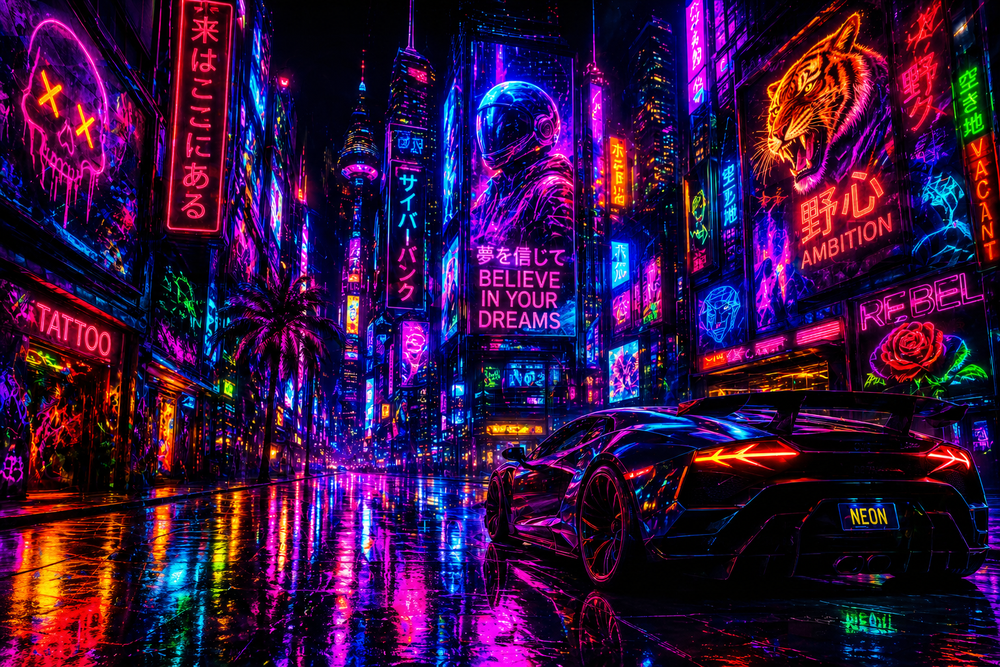
#> input picture pics/input.png, 1000 x 667 px, shrunk from 1536 x 1024 before the run
$ python main.py
#> lines starting #> are read from the running program, lines starting #| are printed output that depends on the picture
#> further down, input_image is the input picture: shape (667, 1000, 3); mean B, G, R 63.3, 17.9, 54.1
"""
@file main.py
@brief CMYK color space processing and analysis

@author
    Muhammad Umer Khan
    Muhammad Abdullah Raja

@date 24.04.2025

@details
- Converts BGR to CMYK
- Displays CMYK components
- Estimates ink consumption
- Limits ink usage
- Converts back to BGR
- Performs Delta-E analysis

@references
[1] Sharma et al., "CIEDE2000", 2005
[2] Adobe PostScript Language Reference, 3rd Ed.
"""

import cv2 as cv
import numpy as np
import sys
import colour
import os


MAX_INK_CONSUMTION_VALUE = 250

def bgr_to_cmyk(input_image):
    """
    Convert a BGR image to the CMYK color space.

    @param input_image numpy.ndarray (H, W, 3)
        Input image in BGR format with values in range [0, 255].

    @return numpy.ndarray (H, W, 4)
        Output image in CMYK format with values in range [0, 1].

    @note Uses an epsilon guard when K ≈ 1 to prevent division by zero.

    @see Adobe Systems, "PostScript Language Reference", 3rd Ed.,
         Section 7.2 for CMYK color space conversions.
    """

    # Normalizing bgr components since cmyk requires values between 0-1
    blue_norm, green_norm, red_norm = cv.split(input_image.astype(np.float32)/255)

    black = 1 - np.maximum(np.maximum(blue_norm, green_norm), red_norm)

    cyan = np.zeros_like(black)
    magenta = np.zeros_like(black)
    yellow = np.zeros_like(black)

    # Calculation of CMYK matrices
    for i in range(black.shape[0]):
        for j in range(black.shape[1]):

            epsilon = 1e-7
            if black[i][j] >= 1 - epsilon:             # If black component value is one or closer it results in undefined/ very large value for other components
                cyan[i][j] = 0
                magenta[i][j] = 0
                yellow[i][j] = 0

            else:
                cyan[i][j] = (1 - red_norm[i][j] - black[i][j])/(1 - black[i][j])
                magenta[i][j] = (1 - green_norm[i][j] - black[i][j])/(1 - black[i][j])
                yellow[i][j] = (1 - blue_norm[i][j] - black[i][j])/(1 - black[i][j])
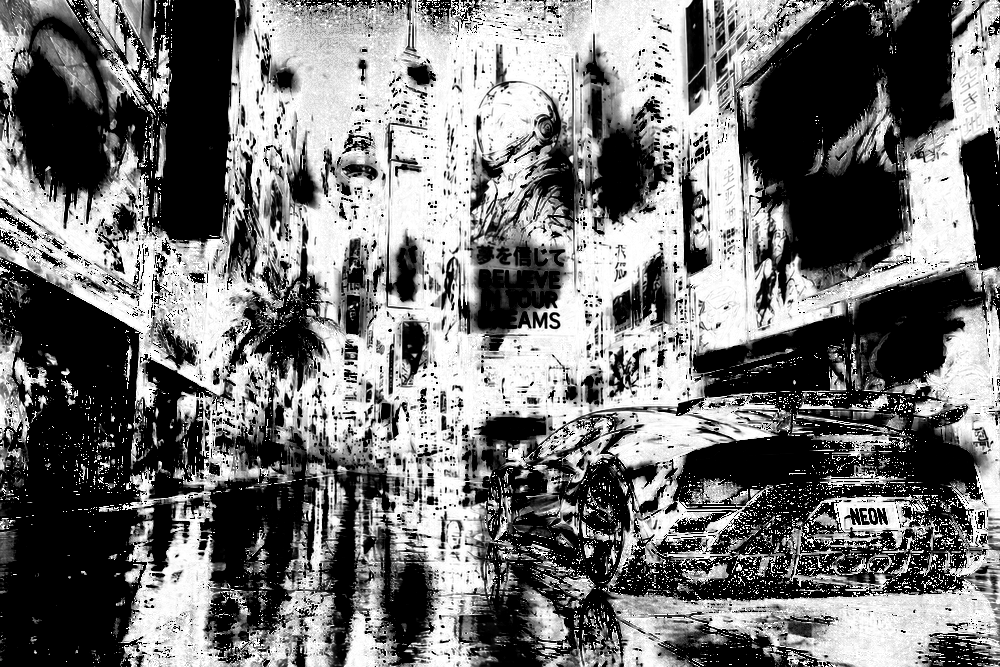
#> cyan: shape (667, 1000) float32; min -1.19e-07, max 1, mean 0.457; drawn with min black and max white
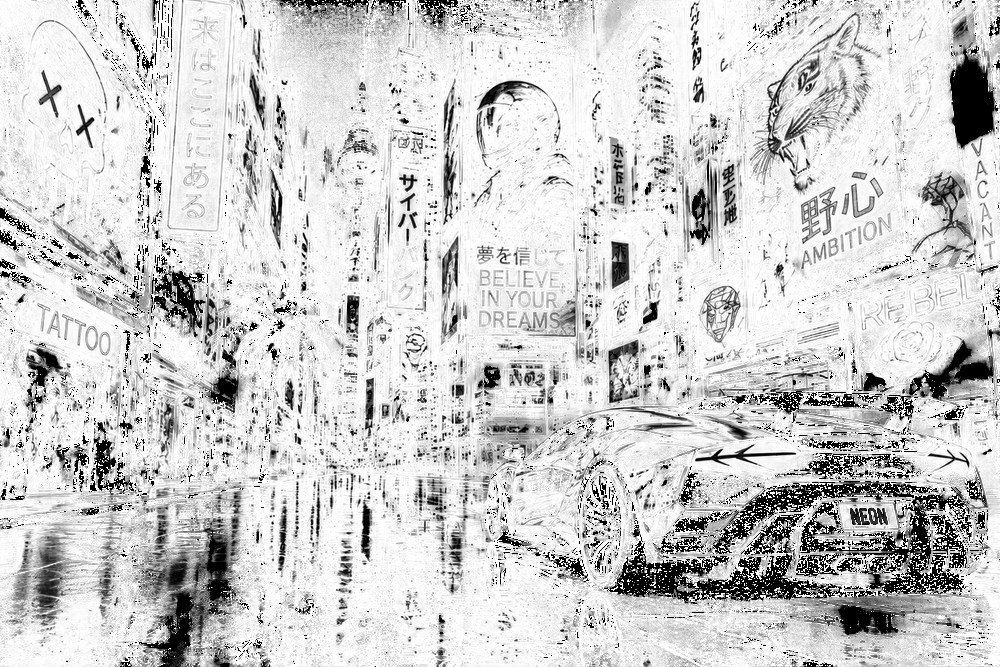
#> magenta: shape (667, 1000) float32; min -1.19e-07, max 1, mean 0.812; drawn with min black and max white
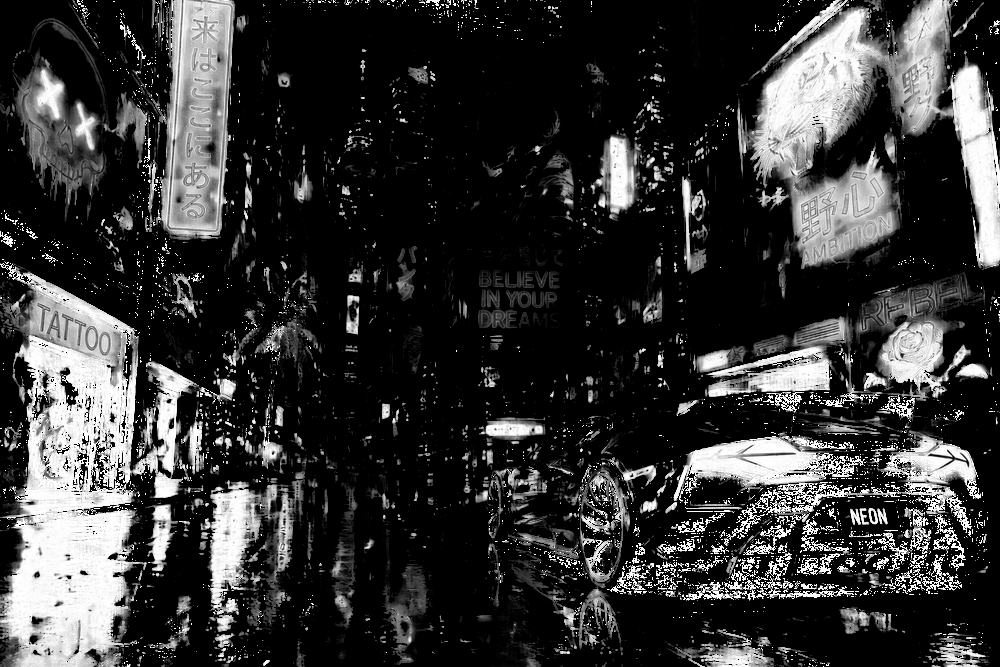
#> yellow: shape (667, 1000) float32; min -1.19e-07, max 1, mean 0.209; drawn with min black and max white

    return cv.merge([cyan, magenta, yellow, black])


def disp_save_cmyk_comp(cmyk_img):
    """
    Display and save CMYK components as grayscale images.

    @param cmyk_img numpy.ndarray (H, W, 4)
        Image in CMYK format with values in range [0, 1].
    """

    cyan_comp_image     = (cmyk_img[ :, :, 0]*255).astype(np.uint8)
    magenta_comp_image  = (cmyk_img[ :, :, 1]*255).astype(np.uint8)
    yellow_comp_image   = (cmyk_img[ :, :, 2]*255).astype(np.uint8)
    black_comp_image    = (cmyk_img[ :, :, 3]*255).astype(np.uint8)

    cv.imshow("Cyan Grayscale", cyan_comp_image)
    cv.waitKey(0)
    cv.imwrite(os.path.join(PICS_DIR, "cyan_gs.png"),cyan_comp_image)
    cv.destroyWindow("Cyan Grayscale")

    cv.imshow("Magenta Grayscale", magenta_comp_image)
    cv.waitKey(0)
    cv.imwrite(os.path.join(PICS_DIR, "magenta_gs.png"),magenta_comp_image)
    cv.destroyWindow("Magenta Grayscale")


    cv.imshow("Yellow Grayscale", yellow_comp_image)
    cv.waitKey(0)
    cv.imwrite(os.path.join(PICS_DIR, "yellow_gs.png"),yellow_comp_image)
    cv.destroyWindow("Yellow Grayscale")


    cv.imshow("Black Grayscale", black_comp_image)
    cv.waitKey(0)
    cv.imwrite(os.path.join(PICS_DIR, "black_gs.png"),black_comp_image)
    cv.destroyWindow("Black Grayscale")


def est_ink_consumption(cmyk_image):
    """
    Estimate ink consumption per pixel for a CMYK image.

    @param cmyk_image numpy.ndarray (H, W, 4)
        Image in CMYK format.

    @return numpy.ndarray (H, W)
        Matrix representing total ink consumption per pixel.
    """
    consumption_matrix = np.sum(cmyk_image, axis=2)

    heatmap_gray = ((consumption_matrix / 4.0)* 255).astype(np.uint8)
    heatmap_color = cv.applyColorMap(heatmap_gray, cv.COLORMAP_JET)

    cv.imshow("Consumption Matrix", heatmap_color)
    cv.waitKey(0)
    cv.destroyWindow("Consumption Matrix")

    cv.imwrite(os.path.join(PICS_DIR, "est_ink_consumption.png"),heatmap_color)
    return consumption_matrix


def limit_ink_consumption(consumption_matrix, cmyk_image):
    """
    Limit ink consumption per pixel to a maximum threshold.

    @param consumption_matrix numpy.ndarray (H, W)
        Ink consumption per pixel.

    @param cmyk_image numpy.ndarray (H, W, 4)
        CMYK image to be modified in-place.

    @note The maximum ink limit is defined by MAX_INK_CONSUMPTION_VALUE.
    """
    # Calculate the factor by which each channel needs to be reduced to go below threshold
    for i in range(consumption_matrix.shape[0]):
         for j in range(consumption_matrix.shape[1]):

            if consumption_matrix[i][j]*100 < MAX_INK_CONSUMTION_VALUE:
                continue

            factor = MAX_INK_CONSUMTION_VALUE/(consumption_matrix[i][j]*100)
            cyan = cmyk_image[i][j][0]*factor
            magenta = cmyk_image[i][j][1]*factor
            yellow = cmyk_image[i][j][2]*factor
            black = cmyk_image[i][j][3]*factor

            cmyk_image[i][j] = [cyan, magenta, yellow, black]
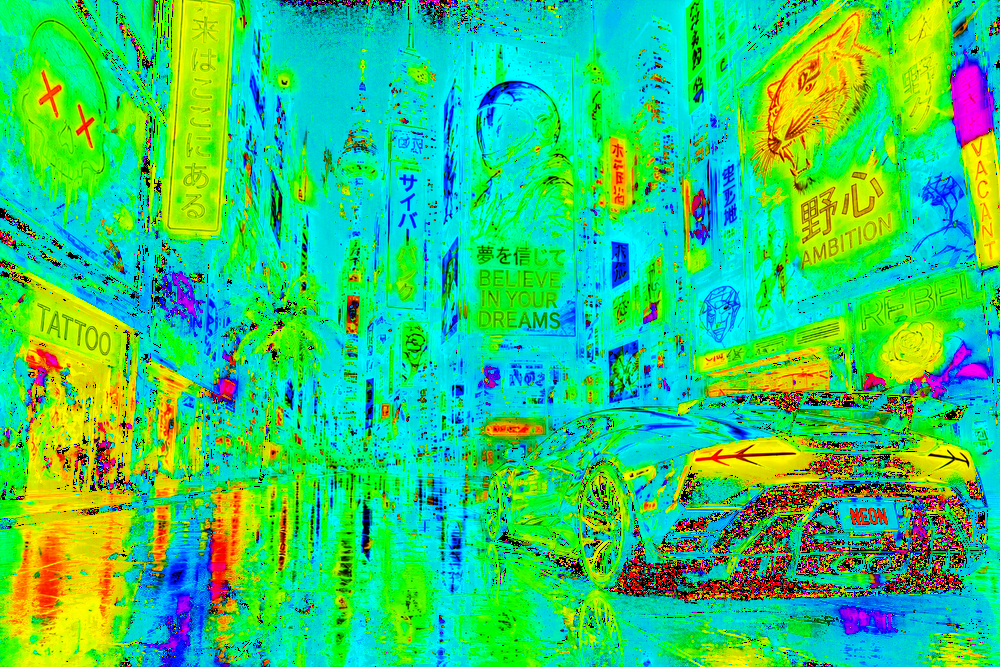
#> cmyk_image: shape (667, 1000, 4) float32; mean B, G, R, A 0.437, 0.788, 0.204, 0.637; drawn with min black and max white


def cmyk_to_bgr(cmyk_image):
    """
    Convert a CMYK image back to BGR color space.

    @param cmyk_image numpy.ndarray (H, W, 4)
        Image in CMYK format.

    @return numpy.ndarray (H, W, 3)
        Output image in BGR format with values in range [0, 255].
    """
    cyan, magenta, yellow, black = cv.split(cmyk_image)

    red = (1 - cyan)*(1 - black)*255
    green = (1 - magenta)*(1- black)*255
    blue = (1 - yellow)*(1 - black)*255
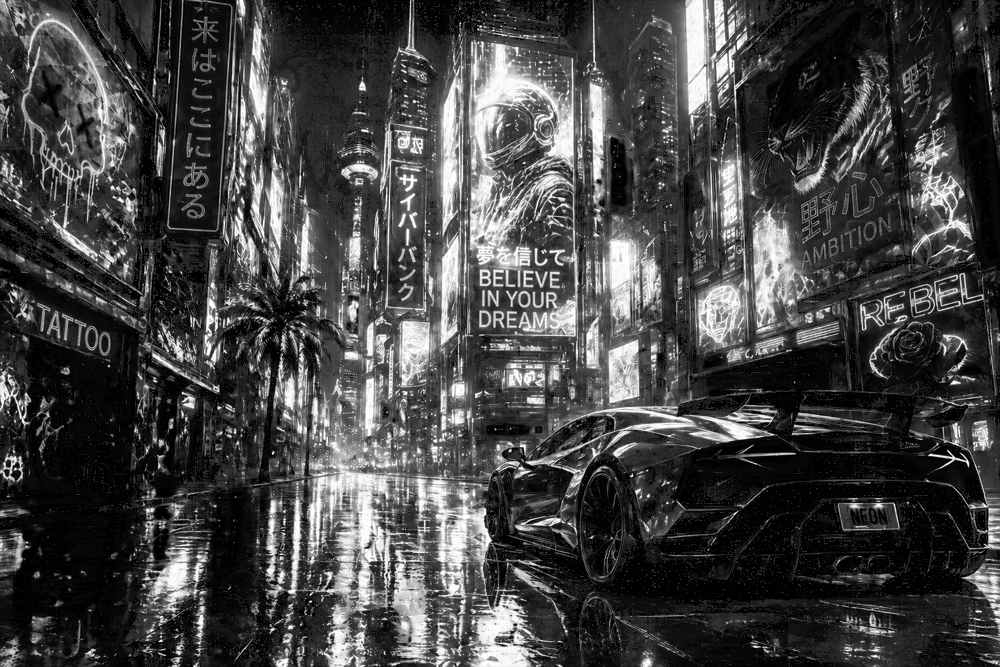
#> blue: shape (667, 1000) float32; min 0, max 255, mean 68.4

    return cv.merge([blue, green, red]).clip(0,255).astype(np.uint8)
#> returned value: shape (667, 1000, 3)


def calc_delta_E(original_image, converted_image):
    """
    Compute Delta-E (CIEDE2000) between original and converted images.

    @param original_image numpy.ndarray (H, W, 3)
        Original image in BGR format.

    @param converted_image numpy.ndarray (H, W, 3)
        Reconstructed image in BGR format.

    @return numpy.ndarray (H, W)
        Matrix of Delta-E values per pixel.

    @cite ISO/CIE 11664-6:2014 standard for colorimetry.

    @see Sharma et al. (2005) for details on CIEDE2000.
    """

    # Convert images to CIELAB format for delta-E analysis
    orig_image_lab = cv.cvtColor(original_image.astype(np.float32)/255, cv.COLOR_BGR2LAB)
    conv_image_lab = cv.cvtColor(converted_image.astype(np.float32)/255, cv.COLOR_BGR2LAB)

    delta_e_matrix = colour.delta_E(orig_image_lab, conv_image_lab, method='CIE2000')

    return delta_e_matrix


# -----------------------------------------------------------------Main Logic-----------------------------------------------------------------------------------#


# 1. Get the absolute path of the directory where THIS script is saved
SCRIPT_DIR = os.path.dirname(os.path.abspath(__file__))

# 2. Define your output directory relative to the script location
# This ensures it always finds "Pics" inside your project folder
PICS_DIR = os.path.join(os.path.dirname(SCRIPT_DIR), "pics")

# Source: https://www.digitalphotomentor.com/photography/2016/09/processing-sins-over-saturation-750px-09.jpg
input_image = cv.imread(os.path.join(PICS_DIR, "input.png"))
if input_image is None:
    sys.exit("Could not find image")

cmyk_image = np.zeros( (input_image.shape[0], input_image.shape[1], 4), dtype=np.float32)
ink_consumption_matrix = np.zeros( (input_image.shape[0], input_image.shape[1]), dtype=np.float32)
bgr_image = np.zeros( (input_image.shape[0], input_image.shape[1], 3), dtype=np.uint8)
delta_e_matrix = np.zeros((input_image.shape[0], input_image.shape[1]), dtype=np.float32)

# Convert BGR to CMYK pixel-wise
cmyk_image = bgr_to_cmyk(input_image)

# Display and save the 4 components as grayscale images
disp_save_cmyk_comp(cmyk_image)

ink_consumption_matrix = est_ink_consumption(cmyk_image)

limit_ink_consumption(ink_consumption_matrix, cmyk_image)

bgr_image = cmyk_to_bgr(cmyk_image)
cv.imwrite(os.path.join(PICS_DIR, "reconst_img.png"),bgr_image)

diff_raw = cv.absdiff(input_image, bgr_image).astype(np.float32)
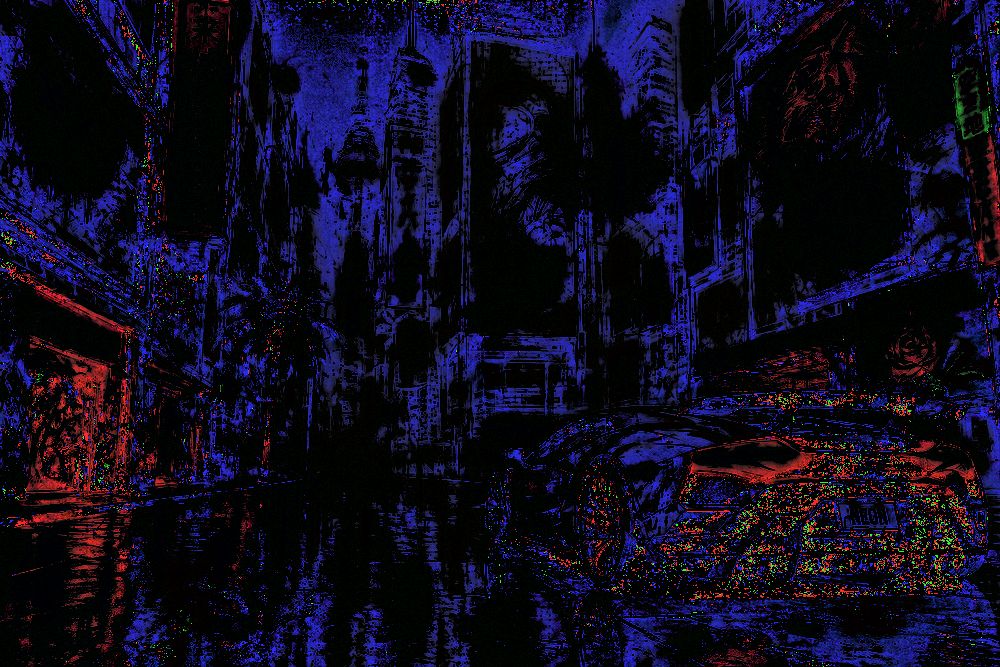
#> diff_raw: shape (667, 1000, 3) float32; mean B, G, R 5, 1.7, 2.3; drawn with min black and max white
diff_image = np.clip(diff_raw * 50, 0, 255).astype(np.uint8)
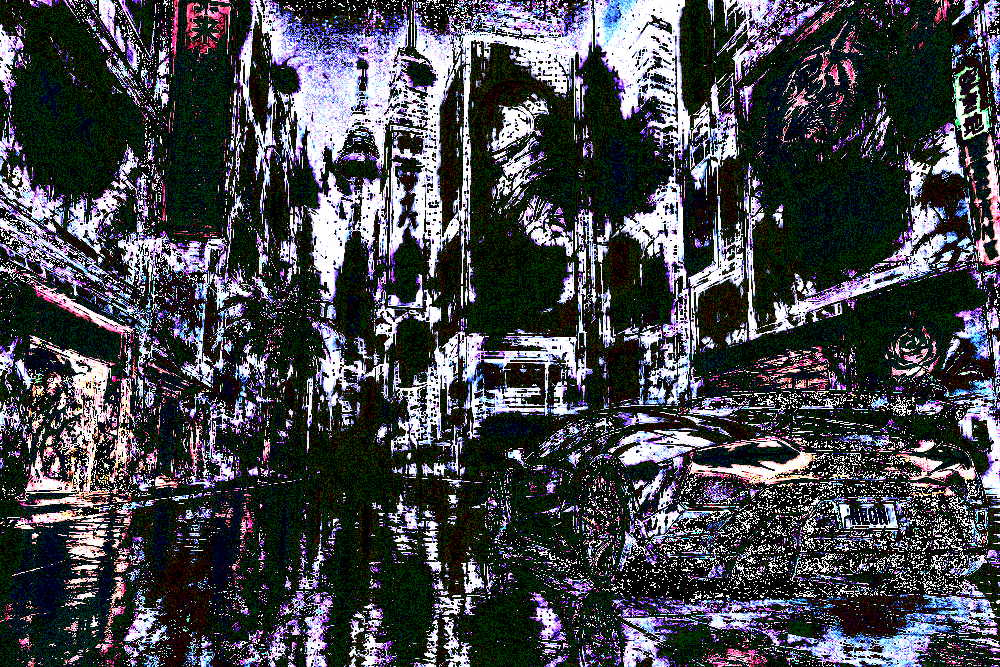
#> diff_image: shape (667, 1000, 3); mean B, G, R 75, 69.3, 67.3

cv.imshow("Difference Image", diff_image)
cv.waitKey(0)
cv.imwrite(os.path.join(PICS_DIR, "diff_image.png"),diff_image)


delta_e_matrix = calc_delta_E(input_image, bgr_image)
#> in calc_delta_E, `orig_image_lab = cv.cvtColor(original_image.astype(np.float32)/255, cv..`: orig_image_lab: shape (667, 1000, 3) float32; mean of channels 0, 1, 2 16.4, 24.8, -15
#> in calc_delta_E, `conv_image_lab = cv.cvtColor(converted_image.astype(np.float32)/255, c..`: conv_image_lab: shape (667, 1000, 3) float32; mean of channels 0, 1, 2 17.2, 26.7, -17.1
#> (the run stopped early here; a loop or call above may not have finished)
